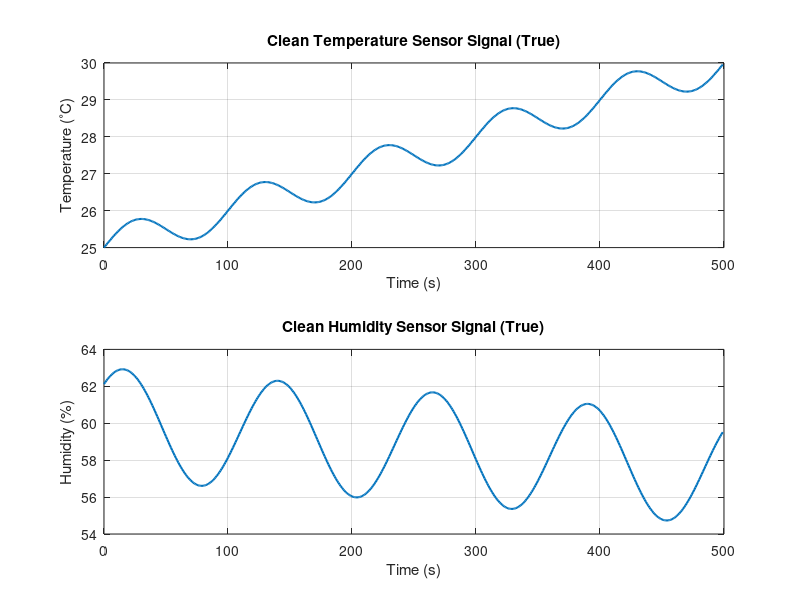

Recreate this plot in MATLAB. (Note: this script raises an error after producing the figure.)
%% MODULE 1: IoT Sensor Signal Modeling (Temperature + Humidity)
% Author: <Your Name>, NITK
% Course: Signals and Systems (EC Minor)
% Description:
%   Generate clean (noise-free) discrete-time signals for two IoT sensors:
%   1) Temperature (deg C)
%   2) Humidity (%)
%   These will act as the "true" sensor values before noise is added.

clear; close all; clc;

%% 1. Sampling parameters
Fs = 1;              % Sampling frequency (1 sample per second, for example)
T  = 1/Fs;           % Sampling period
N  = 500;            % Number of samples (e.g., 500 seconds of data)
n  = 0:N-1;          % Discrete-time index
t  = n * T;          % Time axis in seconds

%% 2. True Temperature signal (clean, noise-free)
% Idea:
%   Base level around 25 deg C
%   Slight upward trend with time
%   Small slow sinusoidal variation (like day-night fluctuation)

temp_base   = 25;           % base temperature in deg C
temp_trend  = 0.01 * n;     % slow linear increase (0.01 deg per sample)
temp_freq   = 0.01;         % normalized frequency for sinusoid
temp_amp    = 0.5;          % amplitude of temperature oscillation

temp_true = temp_base + temp_trend + ...
            temp_amp * sin(2*pi*temp_freq*n);

%% 3. True Humidity signal (clean, noise-free)
% Idea:
%   Base level around 60% RH
%   Slight downward trend with time
%   Sinusoidal variation with different frequency and phase

hum_base   = 60;            % base humidity in %
hum_trend  = -0.005 * n;    % slow decrease (e.g. drying environment)
hum_freq   = 0.008;         % different frequency for humidity
hum_amp    = 3;             % amplitude of humidity oscillation
hum_phase  = pi/4;          % phase shift

hum_true = hum_base + hum_trend + ...
           hum_amp * sin(2*pi*hum_freq*n + hum_phase);

%% 4. Plot the clean sensor signals
figure;
subplot(2,1,1);
plot(t, temp_true, 'LineWidth', 1.5);
xlabel('Time (s)');
ylabel('Temperature (^{\circ}C)');
title('Clean Temperature Sensor Signal (True)');
grid on;

subplot(2,1,2);
plot(t, hum_true, 'LineWidth', 1.5);
xlabel('Time (s)');
ylabel('Humidity (%)');
title('Clean Humidity Sensor Signal (True)');
grid on;

%% 5. (Optional) Show both on same figure with different y-axes (just for intuition)
figure;
yyaxis left;
plot(t, temp_true, 'LineWidth', 1.5);
ylabel('Temperature (^{\circ}C)');
yyaxis right;
plot(t, hum_true, '--', 'LineWidth', 1.5);
ylabel('Humidity (%)');
xlabel('Time (s)');
title('Clean IoT Sensor Signals: Temperature and Humidity');
grid on;

%% 6. Save variables for later modules
% We will use temp_true and hum_true in Module 2 for adding noise,
% and further filtering/prediction.
save('sensor_true_signals.mat', 't', 'n', 'temp_true', 'hum_true', 'Fs');
